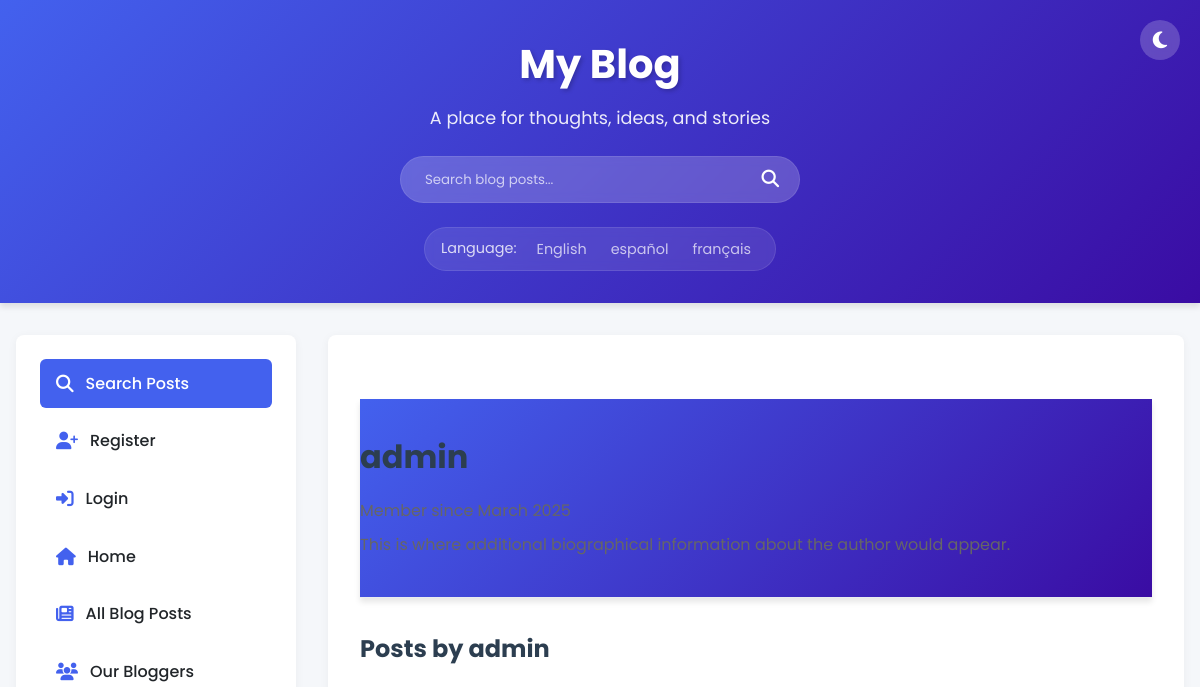
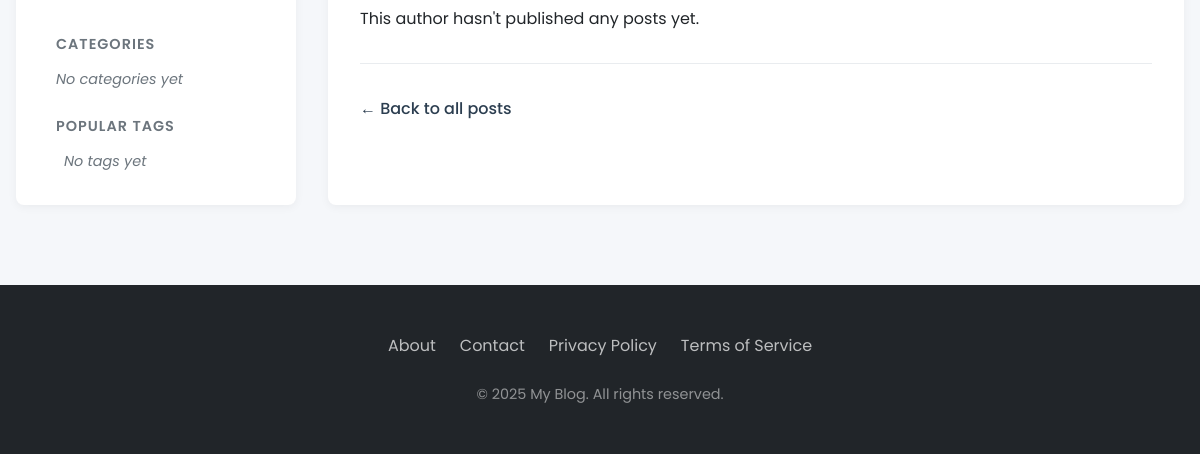
Before: /blog/author/1/ with the older database file (2 pictures, top to bottom).
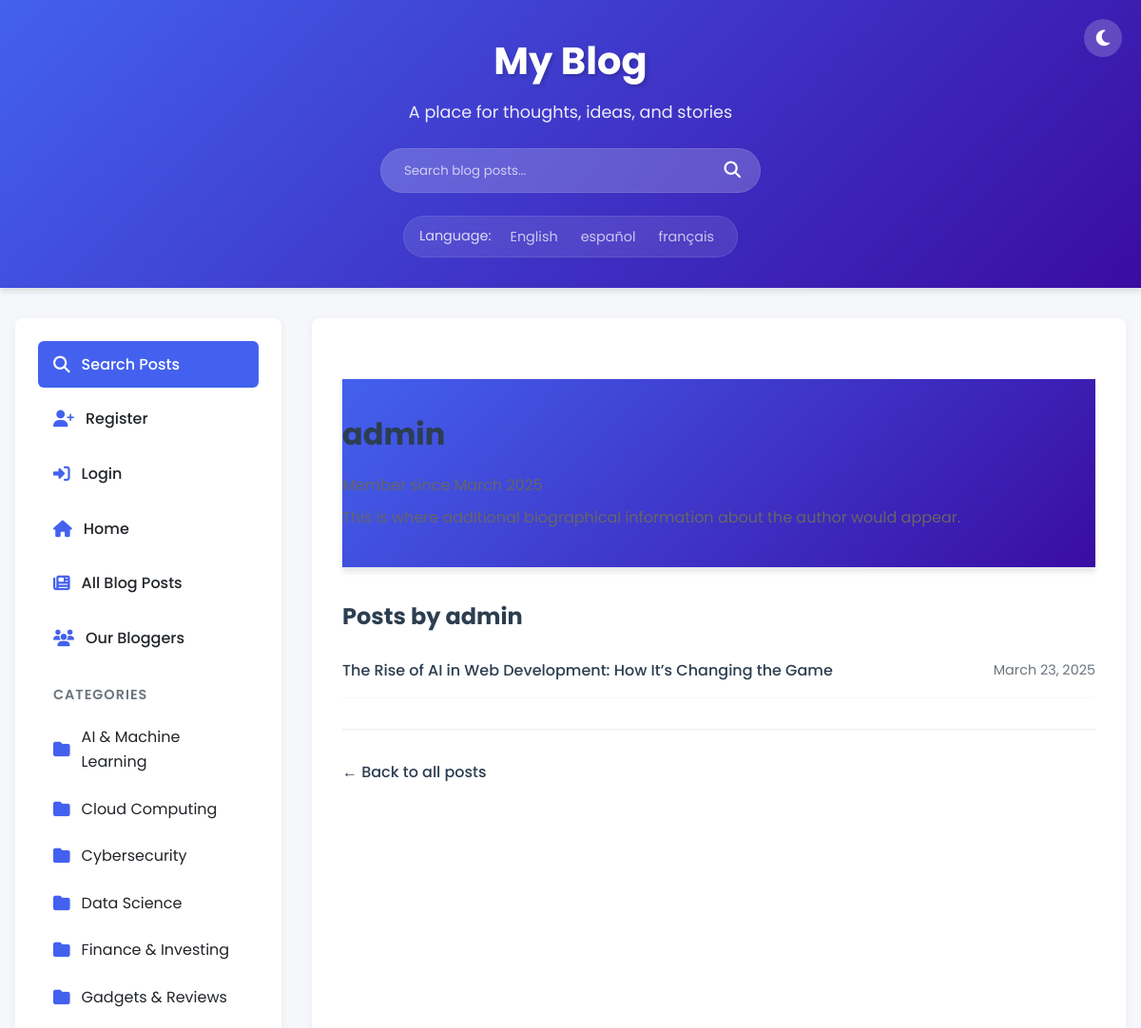
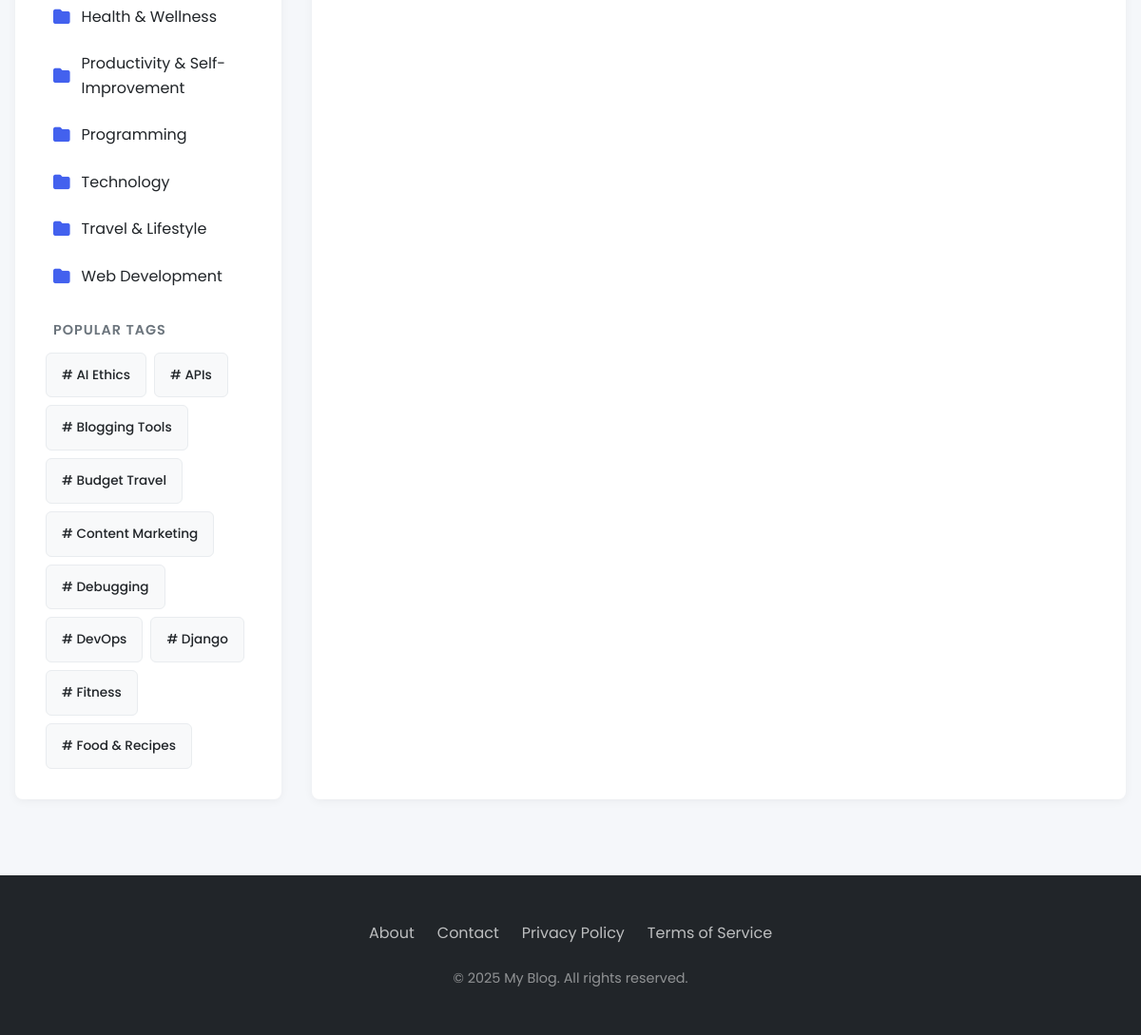
After: the same page with the newer database file (2 pictures, top to bottom).
### myapp/models.py (models this page shows, shortened)
class Category(models.Model):
    name = models.CharField(max_length=100, unique=True)
    slug = models.SlugField(max_length=100, unique=True)
    description = models.TextField(blank=True)
    class Meta:
        verbose_name_plural = "Categories"
        ordering = ['name']

class Tag(models.Model):
    name = models.CharField(max_length=50, unique=True)
    slug = models.SlugField(max_length=50, unique=True)
    class Meta:
        ordering = ['name']

class Post(models.Model):
    title = models.CharField(max_length=200)
    content = models.TextField()
    author = models.ForeignKey(User, on_delete=models.CASCADE)
    created_date = models.DateTimeField(default=timezone.now)
    updated_date = models.DateTimeField(auto_now=True)
    likes = models.ManyToManyField(User, related_name='liked_posts', blank=True)
    category = models.ForeignKey(Category, on_delete=models.SET_NULL, null=True, blank=True, related_name='posts')
    tags = models.ManyToManyField(Tag, blank=True, related_name='posts')
    view_count = models.PositiveIntegerField(default=0)
    class Meta:
        ordering = ['-created_date']  # Sort by newest first

### myapp/views.py (the view)
# urls.py: path('blog/author/<int:pk>/', views.AuthorDetailView.as_view(), name='author-detail'),
class AuthorDetailView(CategoryTagContextMixin, generic.DetailView):
    model = User
    template_name = 'myapp/author_detail.html'
    context_object_name = 'author'
    def get_context_data(self, **kwargs):
        context = super().get_context_data(**kwargs)
        context['posts'] = Post.objects.filter(author=self.object).order_by('-created_date')
        context['categories'] = Category.objects.all()
        context['popular_tags'] = Tag.objects.annotate(
            num_posts=Count('posts')).order_by('-num_posts')[:10]
        return context

### myapp/context_processors.py (called while the page is built)
def language_context(request):
    current_language = translation.get_language()
    return {
        'LANGUAGES': settings.LANGUAGES,
        'LANGUAGE_CODE': current_language,
        'LANGUAGE_BIDI': translation.get_language_info(current_language).get('bidi', False),
    }

### myapp/views.py (called while the page is built)
    def get_context_data(self, **kwargs):
        context = super().get_context_data(**kwargs)
        context['categories'] = Category.objects.all()
        context['popular_tags'] = Tag.objects.annotate(num_posts=Count('posts')).order_by('-num_posts')[:10]
        return context

### myapp/templates/myapp/author_detail.html (shortened to what this page needs)
{% extends 'myapp/base.html' %}
{% block content %}
<div class="author-profile">
    <header class="author-header">
        <h1 class="author-name">{{ author.username }}</h1>
        <div class="author-bio">
            <p>Member since {{ author.date_joined|date:"F Y" }}</p>
            <p>This is where additional biographical information about the author would appear.</p>
        </div>
    </header>
    <section class="author-posts">
        <h2>Posts by {{ author.username }}</h2>
        {% if posts %}
            <ul class="post-list">
                {% for post in posts %}
                    <li class="post-item">
                        <a href="{% url 'post-detail' post.pk %}" class="post-link">{{ post.title }}</a>
                        <span class="post-date">{{ post.created_date|date:"F d, Y" }}</span>
                    </li>
                {% endfor %}
            </ul>
        {% else %}
            <p>This author hasn't published any posts yet.</p>
        {% endif %}
    </section>
    <div class="author-footer">
        <a href="{% url 'post-list' %}" class="back-link">← Back to all posts</a>
    </div>
</div>
{% endblock %}

### myapp/templates/myapp/base.html (shortened to what this page needs)
{% load static %}
{% load i18n %}
<!DOCTYPE html>
<html lang="{{ LANGUAGE_CODE|default:'en' }}">
<head>
    <link rel="stylesheet" href="https://cdnjs.cloudflare.com/ajax/libs/font-awesome/6.4.0/css/all.min.css">
</head>
<body>
    <header>
        <div class="header-content">
            <h1 class="logo">{% trans "My Blog" %}</h1>
            <p class="tagline">{% trans "A place for thoughts, ideas, and stories" %}</p>
            <form action="{% url 'post-search' %}" method="GET" class="header-search">
                <input type="text" name="query" placeholder="{% trans 'Search blog posts...' %}">
                <button type="submit" class="header-search-btn"><i class="fas fa-search"></i></button>
            </form>
            {% include "myapp/includes/language_switcher.html" %}
            <button id="themeToggle" class="theme-toggle"><i class="fas fa-moon"></i></button>
        </div>
    </header>
    <div class="main-wrapper">
        <aside class="sidebar">
            <nav>
                <ul class="sidebar-nav">
                    <li class="nav-item-primary"><a href="{% url 'post-search' %}"><i class="fas fa-search"></i> {% trans "Search Posts" %}</a></li>
                    {% if not user.is_authenticated %}
                    <li><a href="{% url 'register' %}"><i class="fas fa-user-plus"></i> {% trans "Register" %}</a></li>
                    <li><a href="{% url 'login' %}"><i class="fas fa-sign-in-alt"></i> {% trans "Login" %}</a></li>
                    {% endif %}
                    <li><a href="{% url 'home' %}"><i class="fas fa-home"></i> {% trans "Home" %}</a></li>
                    <li><a href="{% url 'post-list' %}"><i class="fas fa-newspaper"></i> {% trans "All Blog Posts" %}</a></li>
                    <li><a href="{% url 'blogger-list' %}"><i class="fas fa-users"></i> {% trans "Our Bloggers" %}</a></li>
                    <li class="nav-section">
                        <h3 class="nav-section-title">{% trans "Categories" %}</h3>
                        <ul class="sidebar-subnav">
                            {% for category in categories %}
                                <li><a href="{% url 'category-detail' category.slug %}"><i class="fas fa-folder"></i> {{ category.name }}</a></li>
                            {% empty %}
                                <li class="nav-empty">{% trans "No categories yet" %}</li>
                            {% endfor %}
                        </ul>
                    </li>
                    <li class="nav-section">
                        <h3 class="nav-section-title">{% trans "Popular Tags" %}</h3>
                        <div class="sidebar-tags">
                            {% for tag in popular_tags %}
                                <a href="{% url 'tag-detail' tag.slug %}" class="sidebar-tag"># {{ tag.name }}</a>
                            {% empty %}
                                <span class="nav-empty">{% trans "No tags yet" %}</span>
                            {% endfor %}
                        </div>
                    </li>
                </ul>
            </nav>
        </aside>
        <main>
            {% block content %}{% endblock %}
        </main>
    </div>
    <footer>
        <div class="footer-content">
            <div class="footer-links">
                <a href="#">{% trans "About" %}</a>
                <a href="#">{% trans "Contact" %}</a>
                <a href="#">{% trans "Privacy Policy" %}</a>
                <a href="#">{% trans "Terms of Service" %}</a>
            </div>
            <div class="footer-copyright">
                &copy; {% now "Y" %} {% trans "My Blog. All rights reserved." %}
            </div>
        </div>
    </footer>
</body>
</html>

### myapp/templates/myapp/includes/language_switcher.html
{% load i18n %}
<div class="language-switcher">
    <span>{% translate "Language" %}:</span>
    <ul class="language-links">
        {% get_current_language as CURRENT_LANGUAGE %}
        {% get_available_languages as AVAILABLE_LANGUAGES %}
        {% get_language_info_list for AVAILABLE_LANGUAGES as languages %}
        {% for language in languages %}
            <li>
                <a href="{% url 'switch_language' language.code %}"
                   {% if language.code == CURRENT_LANGUAGE %}class="active"{% endif %}>
                    {{ language.name_local }}
                </a>
            </li>
        {% endfor %}
    </ul>
</div>

### myapp/templates/myapp/author_detail.html (style rules this page uses)
.author-profile { margin-top: 2rem; }
.author-header { margin-bottom: 2rem; padding-bottom: 2rem; border-bottom: 1px solid #e9ecef; }
.author-name { color: #2c3e50; margin-bottom: 1rem; }
.author-bio { color: #666; line-height: 1.6; }
.author-bio p { margin-bottom: 0.5rem; }
.author-posts { margin-bottom: 2rem; }
.author-posts h2 { color: #2c3e50; margin-bottom: 1.5rem; font-size: 1.5rem; }
.post-list { list-style: none; padding: 0; }
.post-item { margin-bottom: 1rem; padding-bottom: 1rem; border-bottom: 1px solid #f8f9fa; display: flex; justify-content: space-between; align-items: center; }
.post-link { color: #2c3e50; text-decoration: none; font-weight: 500; transition: color 0.3s; }
.post-date { color: #6c757d; font-size: 0.9rem; }
.author-footer { margin-top: 2rem; padding-top: 2rem; border-top: 1px solid #e9ecef; }
.back-link { display: inline-block; color: #2c3e50; text-decoration: none; font-weight: 500; transition: color 0.3s; }

Changed rows visible on the page:
added Category: name "AI & Machine Learning"
added Category: name "Cloud Computing"
added Category: name "Cybersecurity"
added Category: name "Data Science"
added Category: name "Finance & Investing"
added Category: name "Gadgets & Reviews"
added Category: name "Health & Wellness"
added Category: name "Productivity & Self-Improvement"
added Category: name "Programming"
added Category: name "Technology"
added Category: name "Travel & Lifestyle"
added Category: name "Web Development"
added Tag: name "AI Ethics"
added Tag: name "APIs"
added Tag: name "Blogging Tools"
added Tag: name "Budget Travel"
added Tag: name "Content Marketing"
added Tag: name "Debugging"
added Tag: name "DevOps"
added Tag: name "Django"
added Tag: name "Fitness"
added Tag: name "Food & Recipes"
added Post: title "The Rise of AI in Web Development: How It’s Changing the Game", created_date "March 23, 2025"
Other visible differences:
text no longer shown: "No categories yet No tags yet This author hasn't published any posts yet."
